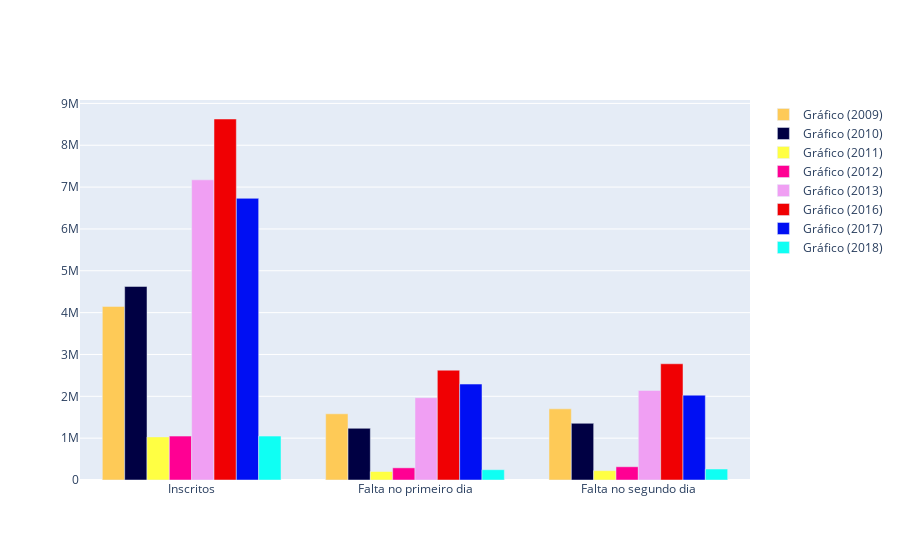

Notebook code for this chart:
### Markdown cell above
## Relação entre matriculados e ausentes

### Code cell
dftudo1 = go.Bar(x = ['Inscritos', 'Falta no primeiro dia','Falta no segundo dia'],
                y = [df2009inscritos, df2009dia1[0], df2009dia2[0]],
                name = 'Gráfico (2009)',
                marker = {'color': '#feca57'})
dftudo2 = go.Bar(x = ['Inscritos', 'Falta no primeiro dia','Falta no segundo dia'],
                y = [df2010inscritos, df2010dia1[0], df2010dia2[0]],
                name = 'Gráfico (2010)',
                marker = {'color': '#000043'})
dftudo3 = go.Bar(x = ['Inscritos', 'Falta no primeiro dia','Falta no segundo dia'],
                y = [df2011inscritos, df2011dia1[0], df2011dia2[0]],
                name = 'Gráfico (2011)',
                marker = {'color': '#ffff43'})
dftudo4 = go.Bar(x = ['Inscritos', 'Falta no primeiro dia','Falta no segundo dia'],
                y = [df2012inscritos, df2012dia1[0], df2012dia2[0]],
                name = 'Gráfico (2012)',
                marker = {'color': '#ff0093'})
dftudo5 = go.Bar(x = ['Inscritos', 'Falta no primeiro dia','Falta no segundo dia'],
                y = [df2013inscritos, df2013dia1[0], df2013dia2[0]],
                name = 'Gráfico (2013)',
                marker = {'color': '#f09ff3'})
dftudo6 = go.Bar(x = ['Inscritos', 'Falta no primeiro dia','Falta no segundo dia'],
                y = [df2016inscritos, df2016dia1[0], df2016dia2[0]],
                name = 'Gráfico (2016)',
                marker = {'color': '#f00003'})
dftudo7 = go.Bar(x = ['Inscritos', 'Falta no primeiro dia','Falta no segundo dia'],
                y = [df2017inscritos, df2017dia1[0], df2017dia2[0]],
                name = 'Gráfico (2017)',
                marker = {'color': '#000ff3'})
dftudo8 = go.Bar(x = ['Inscritos', 'Falta no primeiro dia','Falta no segundo dia'],
                y = [df2018inscritos, df2018dia1[0], df2018dia2[0]],
                name = 'Gráfico (2018)',
                marker = {'color': '#0ffff3'})
data = [dftudo1,dftudo2,dftudo3,dftudo4,dftudo5,dftudo6,dftudo7,dftudo8]
py.iplot(data)

### Figure 1 — Plotly figure (JSON) as saved in the notebook; plotly's stock layout.template omitted (floating-point values rounded to 4 significant figures)
{"data": [{"marker": {"color": "#feca57"}, "name": "Gráfico (2009)", "type": "bar", "x": ["Inscritos", "Falta no primeiro dia", "Falta no segundo dia"], "y": [4148720, 1581502, 1700138]}, {"marker": {"color": "#000043"}, "name": "Gráfico (2010)", "type": "bar", "x": ["Inscritos", "Falta no primeiro dia", "Falta no segundo dia"], "y": [4626094, 1235332, 1355081]}, {"marker": {"color": "#ffff43"}, "name": "Gráfico (2011)", "type": "bar", "x": ["Inscritos", "Falta no primeiro dia", "Falta no segundo dia"], "y": [1029805, 202867, 222922]}, {"marker": {"color": "#ff0093"}, "name": "Gráfico (2012)", "type": "bar", "x": ["Inscritos", "Falta no primeiro dia", "Falta no segundo dia"], "y": [1048574, 290957, 316497]}, {"marker": {"color": "#f09ff3"}, "name": "Gráfico (2013)", "type": "bar", "x": ["Inscritos", "Falta no primeiro dia", "Falta no segundo dia"], "y": [7173563, 1967020, 2140794]}, {"marker": {"color": "#f00003"}, "name": "Gráfico (2016)", "type": "bar", "x": ["Inscritos", "Falta no primeiro dia", "Falta no segundo dia"], "y": [8627367, 2624156, 2777393]}, {"marker": {"color": "#000ff3"}, "name": "Gráfico (2017)", "type": "bar", "x": ["Inscritos", "Falta no primeiro dia", "Falta no segundo dia"], "y": [6731341, 2292509, 2027442]}, {"marker": {"color": "#0ffff3"}, "name": "Gráfico (2018)", "type": "bar", "x": ["Inscritos", "Falta no primeiro dia", "Falta no segundo dia"], "y": [1048575, 246088, 262365]}], "layout": {}}
